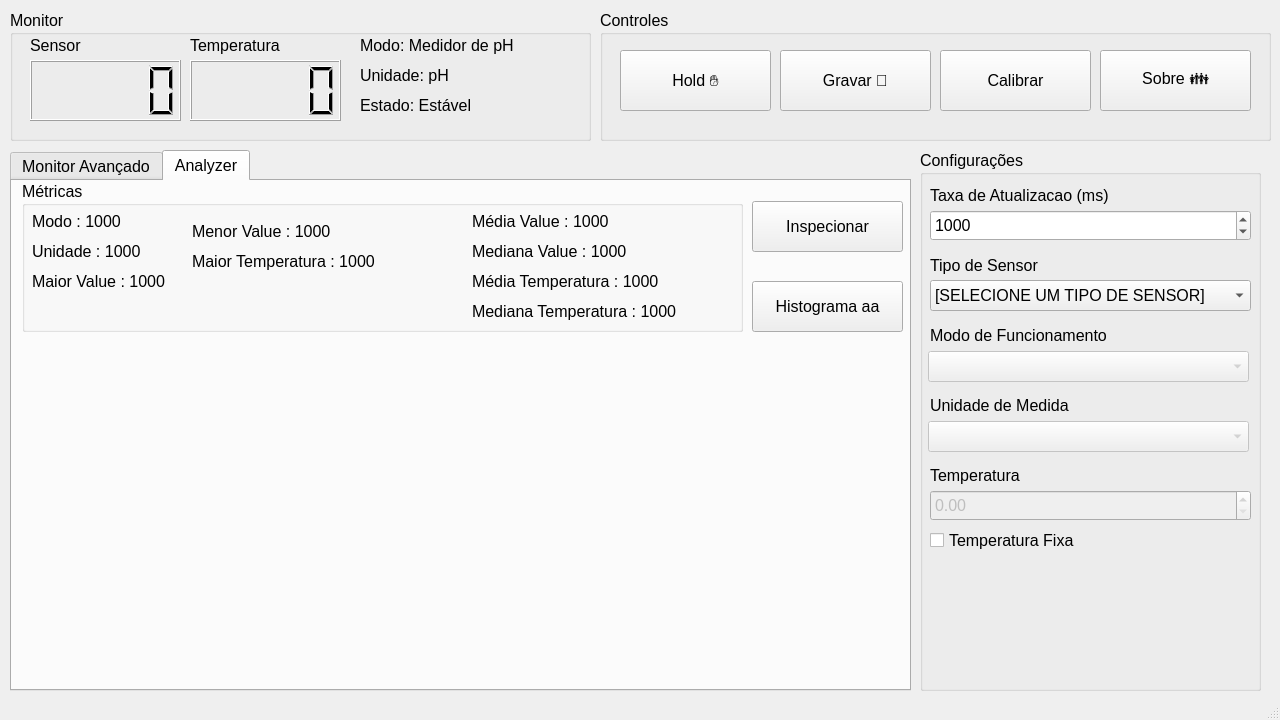
<?xml version="1.0" encoding="UTF-8"?>
<ui version="4.0">
 <class>MainWindow</class>
 <widget class="QMainWindow" name="MainWindow">
  <property name="geometry">
   <rect>
    <x>0</x>
    <y>0</y>
    <width>1280</width>
    <height>720</height>
   </rect>
  </property>
  <property name="windowTitle">
   <string>MainWindow</string>
  </property>
  <widget class="QWidget" name="centralwidget">
   <widget class="QGroupBox" name="groupBox">
    <property name="geometry">
     <rect>
      <x>10</x>
      <y>10</y>
      <width>581</width>
      <height>131</height>
     </rect>
    </property>
    <property name="font">
     <font>
      <pointsize>12</pointsize>
     </font>
    </property>
    <property name="title">
     <string>Monitor</string>
    </property>
    <widget class="QLCDNumber" name="lcd_value">
     <property name="geometry">
      <rect>
       <x>20</x>
       <y>50</y>
       <width>151</width>
       <height>61</height>
      </rect>
     </property>
    </widget>
    <widget class="QLabel" name="label">
     <property name="geometry">
      <rect>
       <x>20</x>
       <y>20</y>
       <width>141</width>
       <height>31</height>
      </rect>
     </property>
     <property name="font">
      <font>
       <pointsize>12</pointsize>
      </font>
     </property>
     <property name="text">
      <string>Sensor</string>
     </property>
    </widget>
    <widget class="QLabel" name="label_2">
     <property name="geometry">
      <rect>
       <x>180</x>
       <y>20</y>
       <width>141</width>
       <height>31</height>
      </rect>
     </property>
     <property name="font">
      <font>
       <pointsize>12</pointsize>
      </font>
     </property>
     <property name="text">
      <string>Temperatura</string>
     </property>
    </widget>
    <widget class="QLCDNumber" name="lcd_temp">
     <property name="geometry">
      <rect>
       <x>180</x>
       <y>50</y>
       <width>151</width>
       <height>61</height>
      </rect>
     </property>
    </widget>
    <widget class="QLabel" name="label_3">
     <property name="geometry">
      <rect>
       <x>350</x>
       <y>20</y>
       <width>211</width>
       <height>31</height>
      </rect>
     </property>
     <property name="font">
      <font>
       <pointsize>12</pointsize>
      </font>
     </property>
     <property name="text">
      <string>Modo: Medidor de pH</string>
     </property>
    </widget>
    <widget class="QLabel" name="label_4">
     <property name="geometry">
      <rect>
       <x>350</x>
       <y>50</y>
       <width>211</width>
       <height>31</height>
      </rect>
     </property>
     <property name="font">
      <font>
       <pointsize>12</pointsize>
      </font>
     </property>
     <property name="text">
      <string>Unidade: pH</string>
     </property>
    </widget>
    <widget class="QLabel" name="label_5">
     <property name="geometry">
      <rect>
       <x>350</x>
       <y>80</y>
       <width>211</width>
       <height>31</height>
      </rect>
     </property>
     <property name="font">
      <font>
       <pointsize>12</pointsize>
      </font>
     </property>
     <property name="text">
      <string>Estado: Estável</string>
     </property>
    </widget>
   </widget>
   <widget class="QTabWidget" name="tabWidget">
    <property name="geometry">
     <rect>
      <x>10</x>
      <y>150</y>
      <width>901</width>
      <height>541</height>
     </rect>
    </property>
    <property name="font">
     <font>
      <pointsize>12</pointsize>
     </font>
    </property>
    <property name="currentIndex">
     <number>1</number>
    </property>
    <widget class="QWidget" name="tab">
     <attribute name="title">
      <string>Monitor Avançado</string>
     </attribute>
     <widget class="QWidget" name="widget" native="true">
      <property name="geometry">
       <rect>
        <x>-1</x>
        <y>-1</y>
        <width>901</width>
        <height>181</height>
       </rect>
      </property>
     </widget>
     <widget class="QWidget" name="widget_2" native="true">
      <property name="geometry">
       <rect>
        <x>0</x>
        <y>180</y>
        <width>901</width>
        <height>191</height>
       </rect>
      </property>
     </widget>
    </widget>
    <widget class="QWidget" name="tab_2">
     <attribute name="title">
      <string>Analyzer</string>
     </attribute>
     <widget class="QWidget" name="widget_3" native="true">
      <property name="geometry">
       <rect>
        <x>0</x>
        <y>330</y>
        <width>901</width>
        <height>181</height>
       </rect>
      </property>
     </widget>
     <widget class="QGroupBox" name="groupBox_5">
      <property name="geometry">
       <rect>
        <x>10</x>
        <y>0</y>
        <width>721</width>
        <height>151</height>
       </rect>
      </property>
      <property name="title">
       <string>Métricas</string>
      </property>
      <widget class="QLabel" name="label_6">
       <property name="geometry">
        <rect>
         <x>10</x>
         <y>30</y>
         <width>221</width>
         <height>21</height>
        </rect>
       </property>
       <property name="text">
        <string>Modo : 1000</string>
       </property>
      </widget>
      <widget class="QLabel" name="label_10">
       <property name="geometry">
        <rect>
         <x>10</x>
         <y>60</y>
         <width>221</width>
         <height>21</height>
        </rect>
       </property>
       <property name="text">
        <string>Unidade : 1000</string>
       </property>
      </widget>
      <widget class="QLabel" name="label_12">
       <property name="geometry">
        <rect>
         <x>10</x>
         <y>90</y>
         <width>221</width>
         <height>21</height>
        </rect>
       </property>
       <property name="text">
        <string>Maior Value : 1000</string>
       </property>
      </widget>
      <widget class="QLabel" name="label_13">
       <property name="geometry">
        <rect>
         <x>170</x>
         <y>40</y>
         <width>221</width>
         <height>21</height>
        </rect>
       </property>
       <property name="text">
        <string>Menor Value : 1000</string>
       </property>
      </widget>
      <widget class="QLabel" name="label_14">
       <property name="geometry">
        <rect>
         <x>170</x>
         <y>70</y>
         <width>221</width>
         <height>21</height>
        </rect>
       </property>
       <property name="text">
        <string>Maior Temperatura : 1000</string>
       </property>
      </widget>
      <widget class="QLabel" name="label_15">
       <property name="geometry">
        <rect>
         <x>450</x>
         <y>90</y>
         <width>221</width>
         <height>21</height>
        </rect>
       </property>
       <property name="text">
        <string>Média Temperatura : 1000</string>
       </property>
      </widget>
      <widget class="QLabel" name="label_16">
       <property name="geometry">
        <rect>
         <x>450</x>
         <y>30</y>
         <width>221</width>
         <height>21</height>
        </rect>
       </property>
       <property name="text">
        <string>Média Value : 1000</string>
       </property>
      </widget>
      <widget class="QLabel" name="label_17">
       <property name="geometry">
        <rect>
         <x>450</x>
         <y>60</y>
         <width>221</width>
         <height>21</height>
        </rect>
       </property>
       <property name="text">
        <string>Mediana Value : 1000</string>
       </property>
      </widget>
      <widget class="QLabel" name="label_18">
       <property name="geometry">
        <rect>
         <x>450</x>
         <y>120</y>
         <width>221</width>
         <height>21</height>
        </rect>
       </property>
       <property name="text">
        <string>Mediana Temperatura : 1000</string>
       </property>
      </widget>
     </widget>
     <widget class="QWidget" name="widget_4" native="true">
      <property name="geometry">
       <rect>
        <x>0</x>
        <y>160</y>
        <width>901</width>
        <height>171</height>
       </rect>
      </property>
     </widget>
     <widget class="QPushButton" name="btn_inspect">
      <property name="geometry">
       <rect>
        <x>740</x>
        <y>20</y>
        <width>151</width>
        <height>51</height>
       </rect>
      </property>
      <property name="font">
       <font>
        <pointsize>12</pointsize>
        <bold>false</bold>
        <stylestrategy>PreferAntialias</stylestrategy>
       </font>
      </property>
      <property name="text">
       <string>Inspecionar</string>
      </property>
     </widget>
     <widget class="QPushButton" name="btn_inspect_2">
      <property name="geometry">
       <rect>
        <x>740</x>
        <y>100</y>
        <width>151</width>
        <height>51</height>
       </rect>
      </property>
      <property name="font">
       <font>
        <pointsize>12</pointsize>
        <bold>false</bold>
        <stylestrategy>PreferAntialias</stylestrategy>
       </font>
      </property>
      <property name="text">
       <string>Histograma aa</string>
      </property>
     </widget>
    </widget>
   </widget>
   <widget class="QGroupBox" name="groupBox_2">
    <property name="geometry">
     <rect>
      <x>600</x>
      <y>10</y>
      <width>671</width>
      <height>131</height>
     </rect>
    </property>
    <property name="font">
     <font>
      <pointsize>12</pointsize>
     </font>
    </property>
    <property name="title">
     <string>Controles</string>
    </property>
    <widget class="QPushButton" name="btn_about">
     <property name="geometry">
      <rect>
       <x>500</x>
       <y>40</y>
       <width>151</width>
       <height>61</height>
      </rect>
     </property>
     <property name="font">
      <font>
       <pointsize>12</pointsize>
       <bold>false</bold>
       <stylestrategy>PreferAntialias</stylestrategy>
      </font>
     </property>
     <property name="text">
      <string>Sobre 👪</string>
     </property>
    </widget>
    <widget class="QPushButton" name="btn_calib">
     <property name="geometry">
      <rect>
       <x>340</x>
       <y>40</y>
       <width>151</width>
       <height>61</height>
      </rect>
     </property>
     <property name="font">
      <font>
       <pointsize>12</pointsize>
       <bold>false</bold>
       <stylestrategy>PreferAntialias</stylestrategy>
      </font>
     </property>
     <property name="text">
      <string>Calibrar</string>
     </property>
    </widget>
    <widget class="QPushButton" name="btn_rec">
     <property name="geometry">
      <rect>
       <x>180</x>
       <y>40</y>
       <width>151</width>
       <height>61</height>
      </rect>
     </property>
     <property name="font">
      <font>
       <pointsize>12</pointsize>
       <bold>false</bold>
       <stylestrategy>PreferAntialias</stylestrategy>
      </font>
     </property>
     <property name="text">
      <string>Gravar 🔴</string>
     </property>
    </widget>
    <widget class="QPushButton" name="btn_hold">
     <property name="geometry">
      <rect>
       <x>20</x>
       <y>40</y>
       <width>151</width>
       <height>61</height>
      </rect>
     </property>
     <property name="font">
      <font>
       <pointsize>12</pointsize>
       <bold>false</bold>
       <stylestrategy>PreferAntialias</stylestrategy>
      </font>
     </property>
     <property name="text">
      <string>Hold ✋</string>
     </property>
    </widget>
   </widget>
   <widget class="QGroupBox" name="gb_config">
    <property name="geometry">
     <rect>
      <x>920</x>
      <y>150</y>
      <width>341</width>
      <height>541</height>
     </rect>
    </property>
    <property name="font">
     <font>
      <pointsize>12</pointsize>
     </font>
    </property>
    <property name="title">
     <string>Configurações</string>
    </property>
    <widget class="QSpinBox" name="sb_refresh_rate">
     <property name="geometry">
      <rect>
       <x>10</x>
       <y>60</y>
       <width>321</width>
       <height>31</height>
      </rect>
     </property>
     <property name="minimum">
      <number>1</number>
     </property>
     <property name="maximum">
      <number>999999</number>
     </property>
     <property name="value">
      <number>1000</number>
     </property>
    </widget>
    <widget class="QLabel" name="lb_refresh_rate">
     <property name="geometry">
      <rect>
       <x>10</x>
       <y>30</y>
       <width>321</width>
       <height>31</height>
      </rect>
     </property>
     <property name="font">
      <font>
       <pointsize>12</pointsize>
      </font>
     </property>
     <property name="text">
      <string>Taxa de Atualizacao (ms)</string>
     </property>
    </widget>
    <widget class="QLabel" name="label_7">
     <property name="geometry">
      <rect>
       <x>10</x>
       <y>170</y>
       <width>191</width>
       <height>31</height>
      </rect>
     </property>
     <property name="font">
      <font>
       <pointsize>12</pointsize>
      </font>
     </property>
     <property name="text">
      <string>Modo de Funcionamento</string>
     </property>
    </widget>
    <widget class="QComboBox" name="cb_mode">
     <property name="enabled">
      <bool>false</bool>
     </property>
     <property name="geometry">
      <rect>
       <x>8</x>
       <y>201</y>
       <width>321</width>
       <height>31</height>
      </rect>
     </property>
    </widget>
    <widget class="QComboBox" name="cb_unit">
     <property name="enabled">
      <bool>false</bool>
     </property>
     <property name="geometry">
      <rect>
       <x>8</x>
       <y>271</y>
       <width>321</width>
       <height>31</height>
      </rect>
     </property>
    </widget>
    <widget class="QLabel" name="label_8">
     <property name="geometry">
      <rect>
       <x>10</x>
       <y>240</y>
       <width>191</width>
       <height>31</height>
      </rect>
     </property>
     <property name="font">
      <font>
       <pointsize>12</pointsize>
      </font>
     </property>
     <property name="text">
      <string>Unidade de Medida</string>
     </property>
    </widget>
    <widget class="QComboBox" name="cb_sensor">
     <property name="geometry">
      <rect>
       <x>10</x>
       <y>130</y>
       <width>321</width>
       <height>31</height>
      </rect>
     </property>
     <item>
      <property name="text">
       <string>[SELECIONE UM TIPO DE SENSOR]</string>
      </property>
     </item>
     <item>
      <property name="text">
       <string>86501/551</string>
      </property>
     </item>
     <item>
      <property name="text">
       <string>86502/552</string>
      </property>
     </item>
     <item>
      <property name="text">
       <string>86503/553</string>
      </property>
     </item>
     <item>
      <property name="text">
       <string>86504/554</string>
      </property>
     </item>
     <item>
      <property name="text">
       <string>86505/555</string>
      </property>
     </item>
    </widget>
    <widget class="QLabel" name="label_9">
     <property name="geometry">
      <rect>
       <x>10</x>
       <y>100</y>
       <width>191</width>
       <height>31</height>
      </rect>
     </property>
     <property name="font">
      <font>
       <pointsize>12</pointsize>
      </font>
     </property>
     <property name="text">
      <string>Tipo de Sensor</string>
     </property>
    </widget>
    <widget class="QDoubleSpinBox" name="ds_temp">
     <property name="enabled">
      <bool>false</bool>
     </property>
     <property name="geometry">
      <rect>
       <x>10</x>
       <y>340</y>
       <width>321</width>
       <height>31</height>
      </rect>
     </property>
    </widget>
    <widget class="QLabel" name="label_11">
     <property name="geometry">
      <rect>
       <x>10</x>
       <y>310</y>
       <width>191</width>
       <height>31</height>
      </rect>
     </property>
     <property name="font">
      <font>
       <pointsize>12</pointsize>
      </font>
     </property>
     <property name="text">
      <string>Temperatura</string>
     </property>
    </widget>
    <widget class="QCheckBox" name="chb_fixed_temp">
     <property name="geometry">
      <rect>
       <x>10</x>
       <y>380</y>
       <width>321</width>
       <height>20</height>
      </rect>
     </property>
     <property name="text">
      <string>Temperatura Fixa</string>
     </property>
    </widget>
   </widget>
  </widget>
  <widget class="QStatusBar" name="statusbar"/>
 </widget>
 <resources/>
 <connections/>
</ui>
